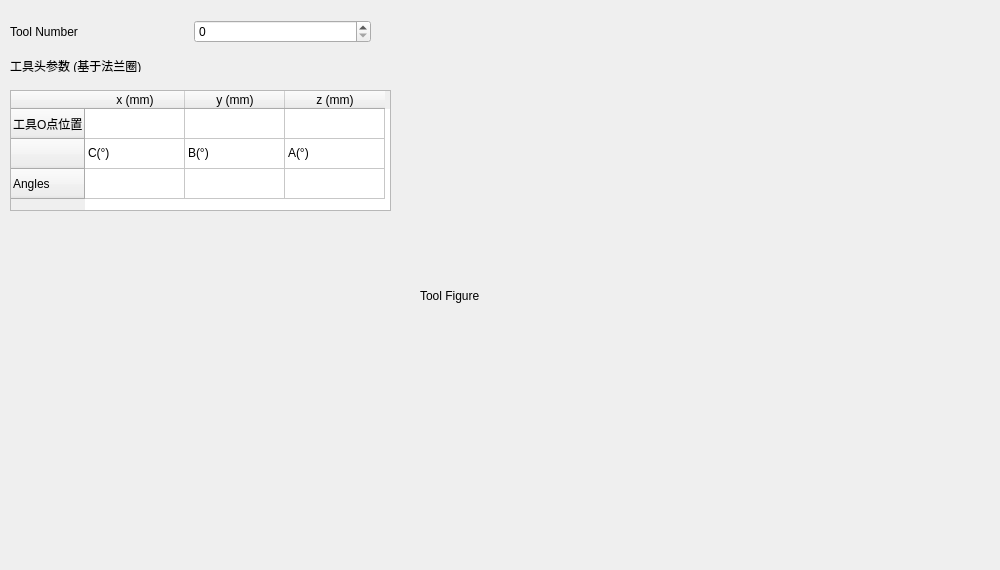
      <widget class="QWidget" name="tab_10">
       <attribute name="title">
        <string>工具参数</string>
       </attribute>
       <widget class="QTableWidget" name="tw_tool_parameter">
        <property name="geometry">
         <rect>
          <x>10</x>
          <y>90</y>
          <width>381</width>
          <height>121</height>
         </rect>
        </property>
        <row>
         <property name="text">
          <string>工具O点位置</string>
         </property>
        </row>
        <row>
         <property name="text">
          <string/>
         </property>
        </row>
        <row>
         <property name="text">
          <string>Angles</string>
         </property>
        </row>
        <column>
         <property name="text">
          <string>x (mm)</string>
         </property>
        </column>
        <column>
         <property name="text">
          <string>y (mm)</string>
         </property>
        </column>
        <column>
         <property name="text">
          <string>z (mm)</string>
         </property>
        </column>
        <item row="1" column="0">
         <property name="text">
          <string>C(°)</string>
         </property>
        </item>
        <item row="1" column="1">
         <property name="text">
          <string>B(°)</string>
         </property>
        </item>
        <item row="1" column="2">
         <property name="text">
          <string>A(°)</string>
         </property>
        </item>
       </widget>
       <widget class="QLabel" name="label_121">
        <property name="geometry">
         <rect>
          <x>10</x>
          <y>60</y>
          <width>359</width>
          <height>12</height>
         </rect>
        </property>
        <property name="text">
         <string>工具头参数 (基于法兰圈)</string>
        </property>
       </widget>
       <widget class="QWidget" name="layoutWidget">
        <property name="geometry">
         <rect>
          <x>10</x>
          <y>20</y>
          <width>361</width>
          <height>24</height>
         </rect>
        </property>
        <layout class="QGridLayout" name="gridLayout_22">
         <item row="0" column="0">
          <widget class="QLabel" name="label_136">
           <property name="text">
            <string>Tool Number</string>
           </property>
          </widget>
         </item>
         <item row="0" column="1">
          <widget class="QSpinBox" name="sb_tool_number"/>
         </item>
        </layout>
       </widget>
       <widget class="QLabel" name="ql_tool_figure">
        <property name="geometry">
         <rect>
          <x>420</x>
          <y>30</y>
          <width>571</width>
          <height>531</height>
         </rect>
        </property>
        <property name="text">
         <string>Tool Figure</string>
        </property>
       </widget>
      </widget>
